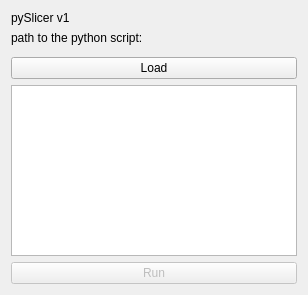
<?xml version="1.0" encoding="UTF-8"?>
<ui version="4.0">
 <class>pySlicer</class>
 <widget class="qMRMLWidget" name="pySlicer">
  <property name="geometry">
   <rect>
    <x>0</x>
    <y>0</y>
    <width>308</width>
    <height>295</height>
   </rect>
  </property>
  <layout class="QVBoxLayout" name="verticalLayout">
   <item>
    <widget class="QLabel" name="L_Version">
     <property name="text">
      <string>pySlicer v1</string>
     </property>
    </widget>
   </item>
   <item>
    <widget class="QLabel" name="L_scriptpath">
     <property name="text">
      <string>path to the python script:</string>
     </property>
    </widget>
   </item>
   <item>
    <widget class="ctkPathLineEdit" name="PLE_ScriptPath"/>
   </item>
   <item>
    <widget class="QPushButton" name="pB_Load">
     <property name="text">
      <string>Load</string>
     </property>
    </widget>
   </item>
   <item>
    <widget class="QPlainTextEdit" name="pTE_TextEditor"/>
   </item>
   <item>
    <widget class="QPushButton" name="pB_Run">
     <property name="enabled">
      <bool>false</bool>
     </property>
     <property name="toolTip">
      <string>Run the algorithm.</string>
     </property>
     <property name="text">
      <string>Run</string>
     </property>
    </widget>
   </item>
  </layout>
 </widget>
 <customwidgets>
  <customwidget>
   <class>ctkPathLineEdit</class>
   <extends>QWidget</extends>
   <header>ctkPathLineEdit.h</header>
  </customwidget>
  <customwidget>
   <class>qMRMLWidget</class>
   <extends>QWidget</extends>
   <header>qMRMLWidget.h</header>
   <container>1</container>
  </customwidget>
 </customwidgets>
 <resources/>
 <connections/>
</ui>
